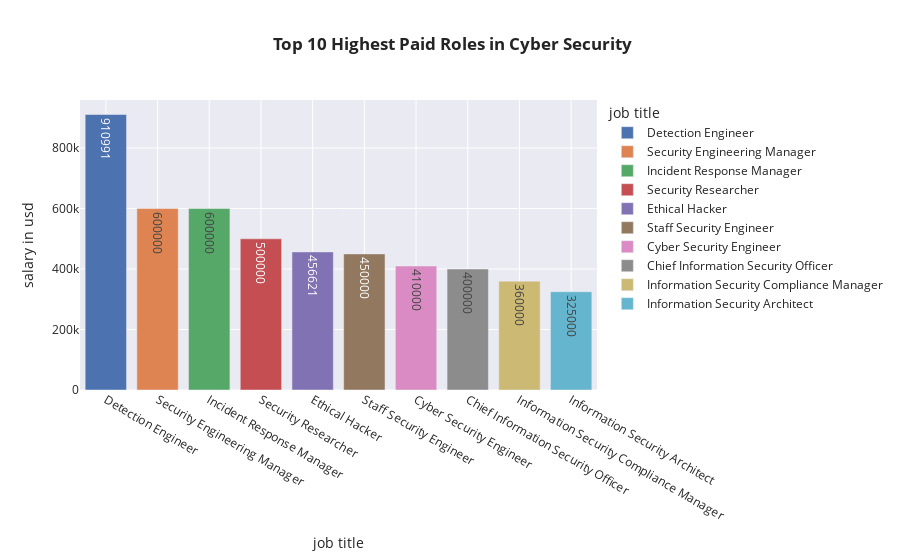

Notebook source saved alongside this figure:
### Code cell
fig=px.bar(df.groupby('job_title',as_index=False)['salary_in_usd'].max().sort_values(by='salary_in_usd',ascending=False).head(10),x='job_title',y='salary_in_usd',color='job_title',labels={'job_title':'job title','salary_in_usd':'salary in usd'},text='salary_in_usd',template='seaborn',title='<b> Top 10 Highest Paid Roles in Cyber Security')
fig.show()

### Figure 1 — Plotly figure (JSON) as saved in the notebook; plotly's stock layout.template omitted (floating-point values rounded to 4 significant figures)
{"data": [{"alignmentgroup": "True", "hovertemplate": "job title=%{x}<br>salary in usd=%{text}<extra></extra>", "legendgroup": "Detection Engineer", "marker": {"color": "rgb(76,114,176)", "pattern": {"shape": ""}}, "name": "Detection Engineer", "offsetgroup": "Detection Engineer", "orientation": "v", "showlegend": true, "text": [910991], "textposition": "auto", "type": "bar", "x": ["Detection Engineer"], "xaxis": "x", "y": [910991], "yaxis": "y"}, {"alignmentgroup": "True", "hovertemplate": "job title=%{x}<br>salary in usd=%{text}<extra></extra>", "legendgroup": "Security Engineering Manager", "marker": {"color": "rgb(221,132,82)", "pattern": {"shape": ""}}, "name": "Security Engineering Manager", "offsetgroup": "Security Engineering Manager", "orientation": "v", "showlegend": true, "text": [600000], "textposition": "auto", "type": "bar", "x": ["Security Engineering Manager"], "xaxis": "x", "y": [600000], "yaxis": "y"}, {"alignmentgroup": "True", "hovertemplate": "job title=%{x}<br>salary in usd=%{text}<extra></extra>", "legendgroup": "Incident Response Manager", "marker": {"color": "rgb(85,168,104)", "pattern": {"shape": ""}}, "name": "Incident Response Manager", "offsetgroup": "Incident Response Manager", "orientation": "v", "showlegend": true, "text": [600000], "textposition": "auto", "type": "bar", "x": ["Incident Response Manager"], "xaxis": "x", "y": [600000], "yaxis": "y"}, {"alignmentgroup": "True", "hovertemplate": "job title=%{x}<br>salary in usd=%{text}<extra></extra>", "legendgroup": "Security Researcher", "marker": {"color": "rgb(196,78,82)", "pattern": {"shape": ""}}, "name": "Security Researcher", "offsetgroup": "Security Researcher", "orientation": "v", "showlegend": true, "text": [500000], "textposition": "auto", "type": "bar", "x": ["Security Researcher"], "xaxis": "x", "y": [500000], "yaxis": "y"}, {"alignmentgroup": "True", "hovertemplate": "job title=%{x}<br>salary in usd=%{text}<extra></extra>", "legendgroup": "Ethical Hacker", "marker": {"color": "rgb(129,114,179)", "pattern": {"shape": ""}}, "name": "Ethical Hacker", "offsetgroup": "Ethical Hacker", "orientation": "v", "showlegend": true, "text": [456621], "textposition": "auto", "type": "bar", "x": ["Ethical Hacker"], "xaxis": "x", "y": [456621], "yaxis": "y"}, {"alignmentgroup": "True", "hovertemplate": "job title=%{x}<br>salary in usd=%{text}<extra></extra>", "legendgroup": "Staff Security Engineer", "marker": {"color": "rgb(147,120,96)", "pattern": {"shape": ""}}, "name": "Staff Security Engineer", "offsetgroup": "Staff Security Engineer", "orientation": "v", "showlegend": true, "text": [450000], "textposition": "auto", "type": "bar", "x": ["Staff Security Engineer"], "xaxis": "x", "y": [450000], "yaxis": "y"}, {"alignmentgroup": "True", "hovertemplate": "job title=%{x}<br>salary in usd=%{text}<extra></extra>", "legendgroup": "Cyber Security Engineer", "marker": {"color": "rgb(218,139,195)", "pattern": {"shape": ""}}, "name": "Cyber Security Engineer", "offsetgroup": "Cyber Security Engineer", "orientation": "v", "showlegend": true, "text": [410000], "textposition": "auto", "type": "bar", "x": ["Cyber Security Engineer"], "xaxis": "x", "y": [410000], "yaxis": "y"}, {"alignmentgroup": "True", "hovertemplate": "job title=%{x}<br>salary in usd=%{text}<extra></extra>", "legendgroup": "Chief Information Security Officer", "marker": {"color": "rgb(140,140,140)", "pattern": {"shape": ""}}, "name": "Chief Information Security Officer", "offsetgroup": "Chief Information Security Officer", "orientation": "v", "showlegend": true, "text": [400000], "textposition": "auto", "type": "bar", "x": ["Chief Information Security Officer"], "xaxis": "x", "y": [400000], "yaxis": "y"}, {"alignmentgroup": "True", "hovertemplate": "job title=%{x}<br>salary in usd=%{text}<extra></extra>", "legendgroup": "Information Security Compliance Manager", "marker": {"color": "rgb(204,185,116)", "pattern": {"shape": ""}}, "name": "Information Security Compliance Manager", "offsetgroup": "Information Security Compliance Manager", "orientation": "v", "showlegend": true, "text": [360000], "textposition": "auto", "type": "bar", "x": ["Information Security Compliance Manager"], "xaxis": "x", "y": [360000], "yaxis": "y"}, {"alignmentgroup": "True", "hovertemplate": "job title=%{x}<br>salary in usd=%{text}<extra></extra>", "legendgroup": "Information Security Architect", "marker": {"color": "rgb(100,181,205)", "pattern": {"shape": ""}}, "name": "Information Security Architect", "offsetgroup": "Information Security Architect", "orientation": "v", "showlegend": true, "text": [325000], "textposition": "auto", "type": "bar", "x": ["Information Security Architect"], "xaxis": "x", "y": [325000], "yaxis": "y"}], "layout": {"autosize": true, "barmode": "relative", "legend": {"title": {"text": "job title"}, "tracegroupgap": 0}, "title": {"text": "<b> Top 10 Highest Paid Roles in Cyber Security"}, "xaxis": {"anchor": "y", "autorange": true, "categoryarray": ["Detection Engineer", "Security Engineering Manager", "Incident Response Manager", "Security Researcher", "Ethical Hacker", "Staff Security Engineer", "Cyber Security Engineer", "Chief Information Security Officer", "Information Security Compliance Manager", "Information Security Architect"], "categoryorder": "array", "domain": [0, 1], "range": [-0.5, 9.5], "title": {"text": "job title"}, "type": "category"}, "yaxis": {"anchor": "x", "autorange": true, "domain": [0, 1], "range": [0, 958900.0], "title": {"text": "salary in usd"}, "type": "linear"}}}
